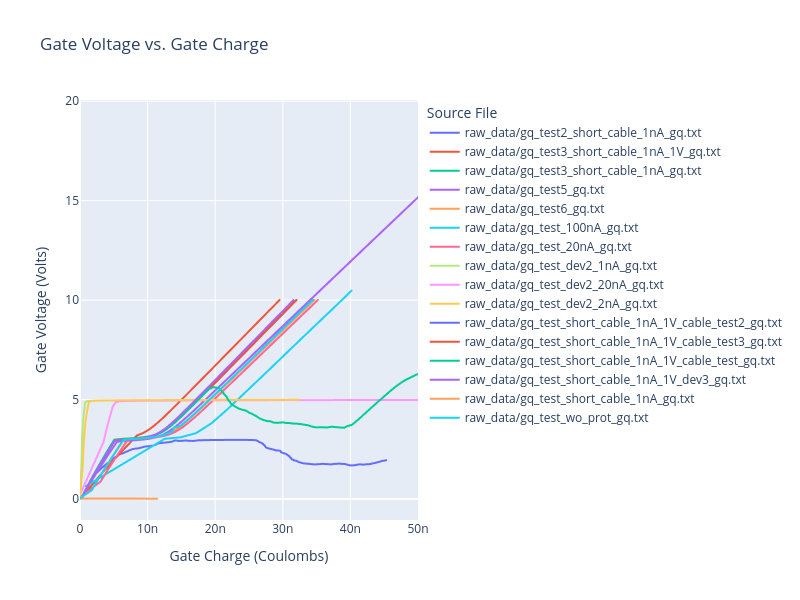

Source (notebook cell):
### Markdown cell above
## Gate Charge Data

### Code cell
# Get gate charge data and plot gate voltage vs. gate charge for files containing "_gq" in their name.

gate_charge_df = df[df["source_file"].str.contains("_gq", case=False, na=False)]

if gate_charge_df.empty:
    print("No gate charge data found in the DataFrame.")
else:
    gate_charge_df["Gate Charge"] = (
        gate_charge_df["Gate Current"] * gate_charge_df["Time"]
    )

    fig = px.line(
        gate_charge_df,
        x="Gate Charge",
        y="Gate Voltage",
        color="source_file",
        title="Gate Voltage vs. Gate Charge",
    )

    fig.update_layout(
        xaxis_title="Gate Charge (Coulombs)",
        yaxis_title="Gate Voltage (Volts)",
        legend_title="Source File",
        width=800,
        height=600,
        xaxis_range=[0, 50e-9],
    )
    fig.show()

### Figure 1 — Plotly figure (JSON) as saved in the notebook; plotly's stock layout.template omitted (floating-point values rounded to 4 significant figures; data arrays with more than 128 entries replaced by an {"elided": "..."} marker saying what was removed)
{"data": [{"hovertemplate": "source_file=raw_data/gq_test2_short_cable_1nA_gq.txt<br>Gate Charge=%{x}<br>Gate Voltage=%{y}<extra></extra>", "legendgroup": "raw_data/gq_test2_short_cable_1nA_gq.txt", "line": {"color": "#636efa", "dash": "solid"}, "marker": {"symbol": "circle"}, "mode": "lines", "name": "raw_data/gq_test2_short_cable_1nA_gq.txt", "showlegend": true, "type": "scattergl", "x": {"elided": "1966 float values"}, "xaxis": "x", "y": {"elided": "1966 float values"}, "yaxis": "y"}, {"hovertemplate": "source_file=raw_data/gq_test3_short_cable_1nA_1V_gq.txt<br>Gate Charge=%{x}<br>Gate Voltage=%{y}<extra></extra>", "legendgroup": "raw_data/gq_test3_short_cable_1nA_1V_gq.txt", "line": {"color": "#EF553B", "dash": "solid"}, "marker": {"symbol": "circle"}, "mode": "lines", "name": "raw_data/gq_test3_short_cable_1nA_1V_gq.txt", "showlegend": true, "type": "scattergl", "x": {"elided": "1276 float values"}, "xaxis": "x", "y": {"elided": "1276 float values"}, "yaxis": "y"}, {"hovertemplate": "source_file=raw_data/gq_test3_short_cable_1nA_gq.txt<br>Gate Charge=%{x}<br>Gate Voltage=%{y}<extra></extra>", "legendgroup": "raw_data/gq_test3_short_cable_1nA_gq.txt", "line": {"color": "#00cc96", "dash": "solid"}, "marker": {"symbol": "circle"}, "mode": "lines", "name": "raw_data/gq_test3_short_cable_1nA_gq.txt", "showlegend": true, "type": "scattergl", "x": {"elided": "1385 float values"}, "xaxis": "x", "y": {"elided": "1385 float values"}, "yaxis": "y"}, {"hovertemplate": "source_file=raw_data/gq_test5_gq.txt<br>Gate Charge=%{x}<br>Gate Voltage=%{y}<extra></extra>", "legendgroup": "raw_data/gq_test5_gq.txt", "line": {"color": "#ab63fa", "dash": "solid"}, "marker": {"symbol": "circle"}, "mode": "lines", "name": "raw_data/gq_test5_gq.txt", "showlegend": true, "type": "scattergl", "x": {"elided": "2684 float values"}, "xaxis": "x", "y": {"elided": "2684 float values"}, "yaxis": "y"}, {"hovertemplate": "source_file=raw_data/gq_test6_gq.txt<br>Gate Charge=%{x}<br>Gate Voltage=%{y}<extra></extra>", "legendgroup": "raw_data/gq_test6_gq.txt", "line": {"color": "#FFA15A", "dash": "solid"}, "marker": {"symbol": "circle"}, "mode": "lines", "name": "raw_data/gq_test6_gq.txt", "showlegend": true, "type": "scattergl", "x": {"elided": "145 float values"}, "xaxis": "x", "y": {"elided": "145 float values"}, "yaxis": "y"}, {"hovertemplate": "source_file=raw_data/gq_test_100nA_gq.txt<br>Gate Charge=%{x}<br>Gate Voltage=%{y}<extra></extra>", "legendgroup": "raw_data/gq_test_100nA_gq.txt", "line": {"color": "#19d3f3", "dash": "solid"}, "marker": {"symbol": "circle"}, "mode": "lines", "name": "raw_data/gq_test_100nA_gq.txt", "showlegend": true, "type": "scattergl", "x": [8.645e-10, 1.254e-08, 1.487e-08, 1.716e-08, 1.946e-08, 2.176e-08, 2.407e-08, 2.636e-08, 2.866e-08, 3.095e-08, 3.326e-08, 3.558e-08, 3.788e-08, 4.017e-08], "xaxis": "x", "y": [0.6499, 3.032, 3.105, 3.313, 3.812, 4.499, 5.238, 5.98, 6.724, 7.476, 8.228, 8.977, 9.723, 10.48], "yaxis": "y"}, {"hovertemplate": "source_file=raw_data/gq_test_20nA_gq.txt<br>Gate Charge=%{x}<br>Gate Voltage=%{y}<extra></extra>", "legendgroup": "raw_data/gq_test_20nA_gq.txt", "line": {"color": "#FF6692", "dash": "solid"}, "marker": {"symbol": "circle"}, "mode": "lines", "name": "raw_data/gq_test_20nA_gq.txt", "showlegend": true, "type": "scattergl", "x": [1.743e-10, 3.05e-09, 3.517e-09, 3.976e-09, 4.436e-09, 4.894e-09, 5.355e-09, 5.816e-09, 6.277e-09, 6.736e-09, 7.194e-09, 7.654e-09, 8.114e-09, 8.574e-09, 9.036e-09, 9.494e-09, 9.958e-09, 1.042e-08, 1.089e-08, 1.135e-08, 1.181e-08, 1.227e-08, 1.273e-08, 1.319e-08, 1.364e-08, 1.41e-08, 1.456e-08, 1.502e-08, 1.548e-08, 1.593e-08, 1.64e-08, 1.685e-08, 1.731e-08, 1.777e-08, 1.822e-08, 1.868e-08, 1.914e-08, 1.96e-08, 2.006e-08, 2.051e-08, 2.097e-08, 2.143e-08, 2.189e-08, 2.235e-08, 2.281e-08, 2.327e-08, 2.373e-08, 2.418e-08, 2.464e-08, 2.51e-08, 2.556e-08, 2.601e-08, 2.647e-08, 2.693e-08, 2.739e-08, 2.784e-08, 2.83e-08, 2.875e-08, 2.921e-08, 2.967e-08, 3.013e-08, 3.059e-08, 3.105e-08, 3.151e-08, 3.197e-08, 3.242e-08, 3.288e-08, 3.335e-08, 3.38e-08, 3.427e-08, 3.473e-08, 3.519e-08], "xaxis": "x", "y": [0.139, 0.8844, 1.142, 1.393, 1.639, 1.881, 2.123, 2.36, 2.594, 2.825, 2.985, 3.004, 3.02, 3.033, 3.044, 3.054, 3.066, 3.079, 3.094, 3.112, 3.135, 3.164, 3.202, 3.249, 3.31, 3.384, 3.472, 3.573, 3.686, 3.809, 3.939, 4.074, 4.212, 4.352, 4.496, 4.641, 4.787, 4.933, 5.08, 5.228, 5.377, 5.526, 5.674, 5.823, 5.972, 6.122, 6.27, 6.42, 6.569, 6.717, 6.867, 7.015, 7.164, 7.314, 7.463, 7.612, 7.761, 7.91, 8.059, 8.209, 8.358, 8.509, 8.658, 8.807, 8.957, 9.106, 9.256, 9.406, 9.557, 9.707, 9.857, 10.01], "yaxis": "y"}, {"hovertemplate": "source_file=raw_data/gq_test_dev2_1nA_gq.txt<br>Gate Charge=%{x}<br>Gate Voltage=%{y}<extra></extra>", "legendgroup": "raw_data/gq_test_dev2_1nA_gq.txt", "line": {"color": "#B6E880", "dash": "solid"}, "marker": {"symbol": "circle"}, "mode": "lines", "name": "raw_data/gq_test_dev2_1nA_gq.txt", "showlegend": true, "type": "scattergl", "x": {"elided": "691 float values"}, "xaxis": "x", "y": {"elided": "691 float values"}, "yaxis": "y"}, {"hovertemplate": "source_file=raw_data/gq_test_dev2_20nA_gq.txt<br>Gate Charge=%{x}<br>Gate Voltage=%{y}<extra></extra>", "legendgroup": "raw_data/gq_test_dev2_20nA_gq.txt", "line": {"color": "#FF97FF", "dash": "solid"}, "marker": {"symbol": "circle"}, "mode": "lines", "name": "raw_data/gq_test_dev2_20nA_gq.txt", "showlegend": true, "type": "scattergl", "x": {"elided": "481 float values"}, "xaxis": "x", "y": {"elided": "481 float values"}, "yaxis": "y"}, {"hovertemplate": "source_file=raw_data/gq_test_dev2_2nA_gq.txt<br>Gate Charge=%{x}<br>Gate Voltage=%{y}<extra></extra>", "legendgroup": "raw_data/gq_test_dev2_2nA_gq.txt", "line": {"color": "#FECB52", "dash": "solid"}, "marker": {"symbol": "circle"}, "mode": "lines", "name": "raw_data/gq_test_dev2_2nA_gq.txt", "showlegend": true, "type": "scattergl", "x": {"elided": "700 float values"}, "xaxis": "x", "y": {"elided": "700 float values"}, "yaxis": "y"}, {"hovertemplate": "source_file=raw_data/gq_test_short_cable_1nA_1V_cable_test2_gq.txt<br>Gate Charge=%{x}<br>Gate Voltage=%{y}<extra></extra>", "legendgroup": "raw_data/gq_test_short_cable_1nA_1V_cable_test2_gq.txt", "line": {"color": "#636efa", "dash": "solid"}, "marker": {"symbol": "circle"}, "mode": "lines", "name": "raw_data/gq_test_short_cable_1nA_1V_cable_test2_gq.txt", "showlegend": true, "type": "scattergl", "x": {"elided": "1384 float values"}, "xaxis": "x", "y": {"elided": "1384 float values"}, "yaxis": "y"}, {"hovertemplate": "source_file=raw_data/gq_test_short_cable_1nA_1V_cable_test3_gq.txt<br>Gate Charge=%{x}<br>Gate Voltage=%{y}<extra></extra>", "legendgroup": "raw_data/gq_test_short_cable_1nA_1V_cable_test3_gq.txt", "line": {"color": "#EF553B", "dash": "solid"}, "marker": {"symbol": "circle"}, "mode": "lines", "name": "raw_data/gq_test_short_cable_1nA_1V_cable_test3_gq.txt", "showlegend": true, "type": "scattergl", "x": {"elided": "1386 float values"}, "xaxis": "x", "y": {"elided": "1386 float values"}, "yaxis": "y"}, {"hovertemplate": "source_file=raw_data/gq_test_short_cable_1nA_1V_cable_test_gq.txt<br>Gate Charge=%{x}<br>Gate Voltage=%{y}<extra></extra>", "legendgroup": "raw_data/gq_test_short_cable_1nA_1V_cable_test_gq.txt", "line": {"color": "#00cc96", "dash": "solid"}, "marker": {"symbol": "circle"}, "mode": "lines", "name": "raw_data/gq_test_short_cable_1nA_1V_cable_test_gq.txt", "showlegend": true, "type": "scattergl", "x": {"elided": "2643 float values"}, "xaxis": "x", "y": {"elided": "2643 float values"}, "yaxis": "y"}, {"hovertemplate": "source_file=raw_data/gq_test_short_cable_1nA_1V_dev3_gq.txt<br>Gate Charge=%{x}<br>Gate Voltage=%{y}<extra></extra>", "legendgroup": "raw_data/gq_test_short_cable_1nA_1V_dev3_gq.txt", "line": {"color": "#ab63fa", "dash": "solid"}, "marker": {"symbol": "circle"}, "mode": "lines", "name": "raw_data/gq_test_short_cable_1nA_1V_dev3_gq.txt", "showlegend": true, "type": "scattergl", "x": {"elided": "1363 float values"}, "xaxis": "x", "y": {"elided": "1363 float values"}, "yaxis": "y"}, {"hovertemplate": "source_file=raw_data/gq_test_short_cable_1nA_gq.txt<br>Gate Charge=%{x}<br>Gate Voltage=%{y}<extra></extra>", "legendgroup": "raw_data/gq_test_short_cable_1nA_gq.txt", "line": {"color": "#FFA15A", "dash": "solid"}, "marker": {"symbol": "circle"}, "mode": "lines", "name": "raw_data/gq_test_short_cable_1nA_gq.txt", "showlegend": true, "type": "scattergl", "x": {"elided": "489 float values"}, "xaxis": "x", "y": {"elided": "489 float values"}, "yaxis": "y"}, {"hovertemplate": "source_file=raw_data/gq_test_wo_prot_gq.txt<br>Gate Charge=%{x}<br>Gate Voltage=%{y}<extra></extra>", "legendgroup": "raw_data/gq_test_wo_prot_gq.txt", "line": {"color": "#19d3f3", "dash": "solid"}, "marker": {"symbol": "circle"}, "mode": "lines", "name": "raw_data/gq_test_wo_prot_gq.txt", "showlegend": true, "type": "scattergl", "x": {"elided": "142 float values"}, "xaxis": "x", "y": {"elided": "142 float values"}, "yaxis": "y"}], "layout": {"height": 600, "legend": {"title": {"text": "Source File"}, "tracegroupgap": 0}, "title": {"text": "Gate Voltage vs. Gate Charge"}, "width": 800, "xaxis": {"anchor": "y", "domain": [0, 1], "range": [0, 5e-08], "title": {"text": "Gate Charge (Coulombs)"}}, "yaxis": {"anchor": "x", "domain": [0, 1], "title": {"text": "Gate Voltage (Volts)"}}}}
